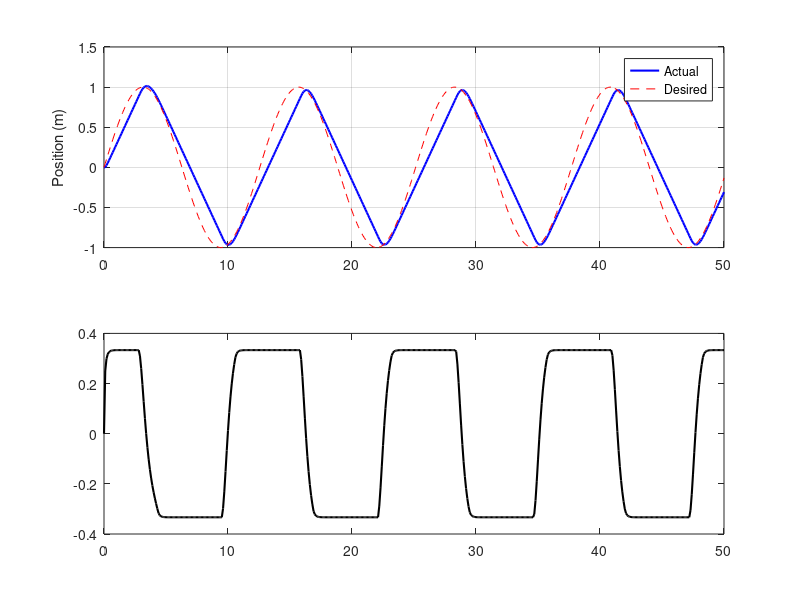

This figure's MATLAB source: (Note: this script raises an error after producing the figure.)
clear; clc; close all

%% Parameters
dt = 0.1;
T = 50;
N = T/dt;
x = [0; 0];          % Initial state [position; velocity]
x_history = zeros(2, N+1);
x_history(:,1) = x;

v_max = 1.0/3;         % Max allowed speed
gamma = 5;           % Class-K gain

% Desired trajectory
x_desired = @(t) 1.0 * sin(0.5 * t);
xdot_desired = @(t) 0.5 * cos(0.5 * t);

for k = 1:N
    t = (k-1)*dt;

    % Desired tracking control (nominal)
    e = x(1) - x_desired(t);
    edot = x(2) - xdot_desired(t);
    kp = 10;
    kd = 5;
    u_nom = -kp * e - kd * edot;
    
    if 0
        % Control Barrier Function
        h = v_max - abs(x(2));

        % Lie derivatives
        Lf_h = 0;              % since h depends only on x2
        Lg_h = -sign(x(2));    % derivative w.r.t. u

        % CBF constraint:
        % Lf h + Lg h * u + gamma * h >= 0
        % Solve for u:
        A = Lg_h;
        b = -Lf_h - gamma * h;

        % QP:
        % minimize (1/2)*(u - u_nom)^2
        % s.t. A*u >= b

        H = 1;
        f = -u_nom;

        % inequality constraint: A*u >= b  ->  -A*u <= -b
        u = quadprog(H, f, -A, -b, [], [], -20, 20);
        if isempty(u)
            warning('QP infeasible!');
            u = 0;
        end
    else
        if x(2)*u_nom < gamma/2*(v_max^2-x(2)^2)
            u_nom = u_nom;
        else
            u_nom = gamma/2*(v_max^2-x(2)^2)/x(2);
        end
    end
    u = u_nom;
    
    

    % Integrate system
    x_dot = [x(2);
             u];
    x = x + dt * x_dot;
    
    x_history(:,k+1) = x;
end

%% Plot results
time = 0:dt:T;
figure;
subplot(2,1,1);
plot(time, x_history(1,:), 'b', 'LineWidth', 1.5); hold on
plot(time, x_desired(time), 'r--')
ylabel('Position (m)')
legend('Actual','Desired')
grid on

subplot(2,1,2);
plot(time, x_history(2,:), 'k', 'LineWidth', 1.5)
yline(v_max, 'r--')
yline(-v_max, 'r--')
ylabel('Velocity (m/s)')
xlabel('Time (s)')
legend('Velocity','Constraints')
grid on